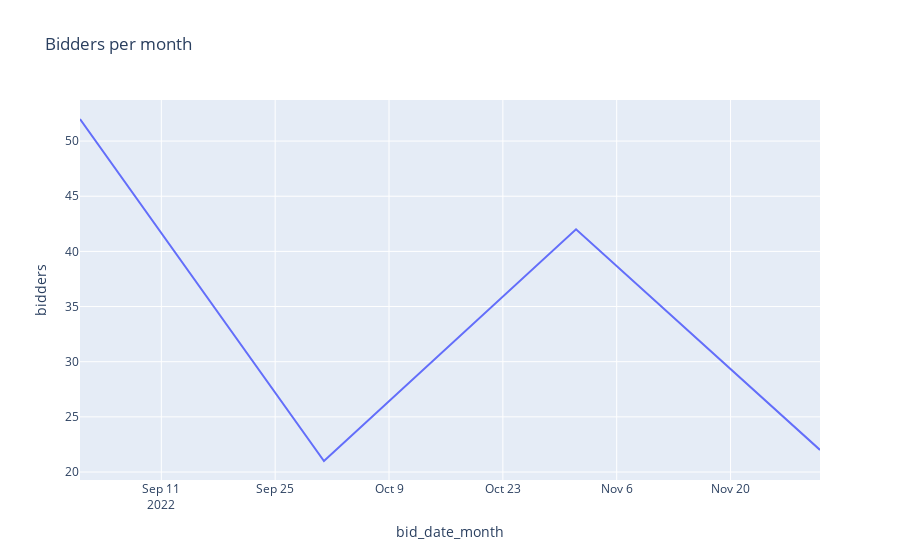

Notebook cell for this chart:
### Code cell
# Total unique bidders per month
import plotly.express as px

fig = px.line(bidders_per_month, x=bidders_per_month.index, y="bidders", title='Bidders per month')
fig.show()

### Figure 1 — Plotly figure (JSON) as saved in the notebook; plotly's stock layout.template omitted (floating-point values rounded to 4 significant figures)
{"data": [{"hovertemplate": "bid_date_month=%{x}<br>bidders=%{y}<extra></extra>", "legendgroup": "", "line": {"color": "#636efa", "dash": "solid"}, "marker": {"symbol": "circle"}, "mode": "lines", "name": "", "orientation": "v", "showlegend": false, "type": "scatter", "x": ["2022-09-01T00:00:00", "2022-10-01T00:00:00", "2022-11-01T00:00:00", "2022-12-01T00:00:00"], "xaxis": "x", "y": [52, 21, 42, 22], "yaxis": "y"}], "layout": {"legend": {"tracegroupgap": 0}, "title": {"text": "Bidders per month"}, "xaxis": {"anchor": "y", "domain": [0, 1], "title": {"text": "bid_date_month"}}, "yaxis": {"anchor": "x", "domain": [0, 1], "title": {"text": "bidders"}}}}
